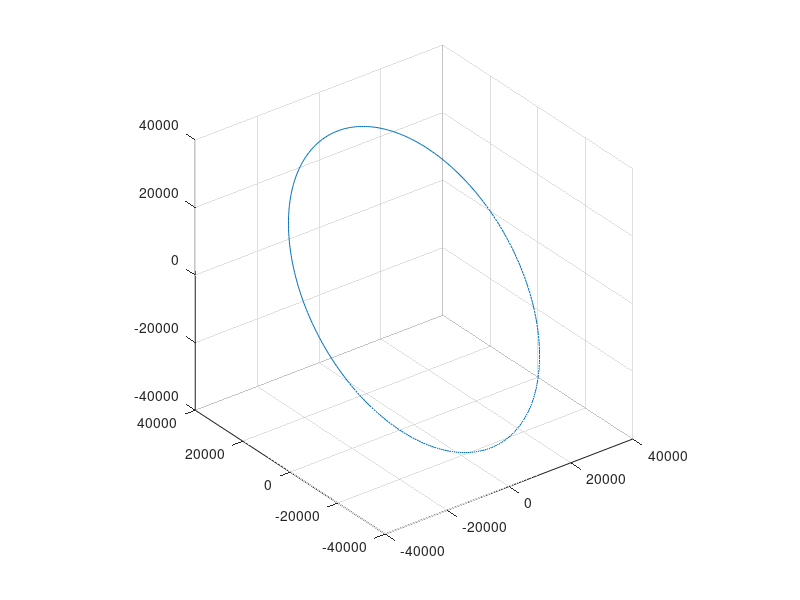

This chart was generated by the following MATLAB code:
%% Trajectory
% This scripts generates the interpolated data for the reference trajectory
close all; clc;

% 32187 is 20mi
r.x = 32187;
r.y = 32187;
r.z = 32187;

theta = linspace(0,2*pi,360);
x = r.x*cos(theta);
y = r.y*sin(theta);
z = r.z*sin(theta);
plot3(x,y,z)
grid on
axis square

% WP =...
%     [0 0 0;
%     25 0 25;
%     40 0 50;
%     60 0 50;
%     80 0 25;
%     100 0 0;
%     80 30 25;
%     60 40 50;
%     40 60 50;
%     20 80 50;
%      0 120 0; 
%     -5 100 25;
%     -5 80 30;
%    -10 60 50;
%    -10 40 50;
%    -10 25 25;
%      0  0 0];
% temp = cat(1,0,cumsum(sqrt(sum(diff(WP,[],1).^2,2))));
% interpWP = interp1(temp, WP, unique([temp(:)' linspace(0,temp(end),200)]),'cubic');
% 
% figure, hold on
% plot3(WP(:,1),WP(:,2),WP(:,3),'.b-')
% plot3(interpWP(:,1),interpWP(:,2),interpWP(:,3),'.r-')
% 
% grid on
% title('Quadcopter Trajectoy')
% axis image, view(3), legend({'Original','Interp. Spline'})
